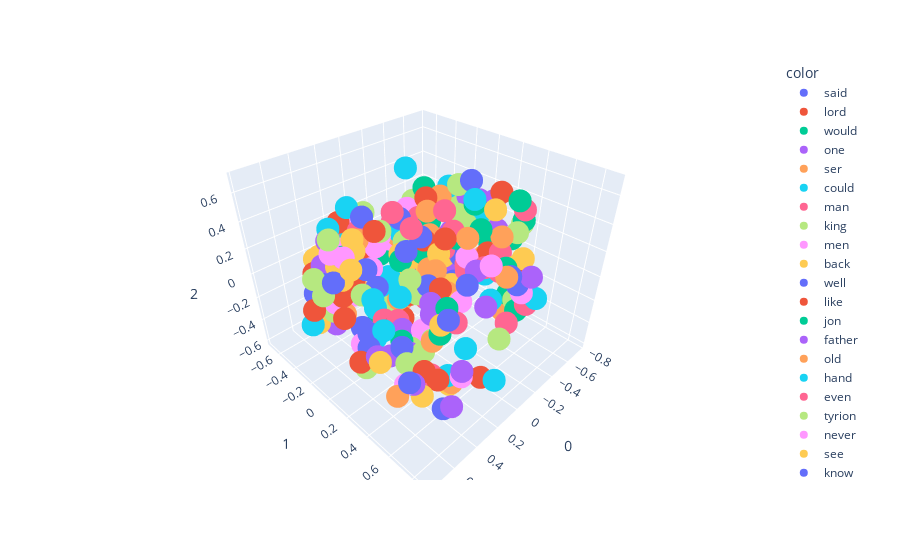

The cell this chart's notebook holds for it:
### Code cell
import plotly.express as px
fig = px.scatter_3d(X[:300],x=0,y=1,z=2, color=y[:300])
fig.show()
